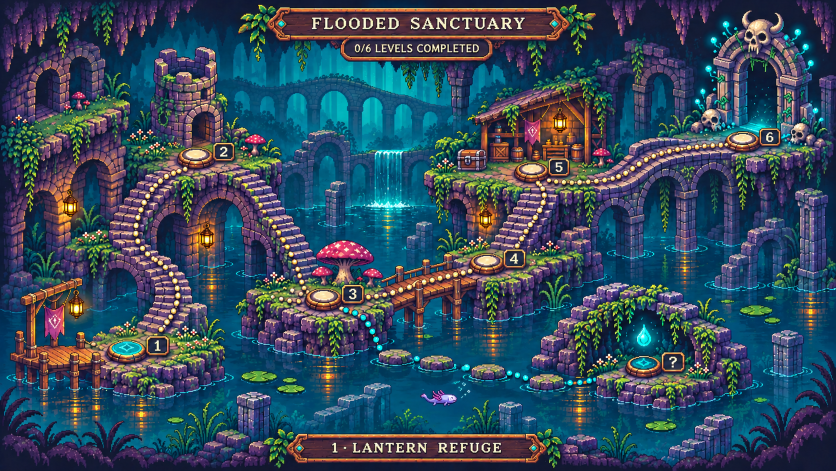
#> input picture art/source/maps/region1_flooded_sanctuary.png, 1672 x 941 px (shown at 1/2 size)
$ python make_region_map.py
#> lines starting #> are read from the running program, lines starting #| are printed output that depends on the picture
"""The creative lead's region map, reduced to the game's size by
process_art.py's method (a box average to 640 x 360, a palette snap with no
dither). The original stays unchanged in art/source/maps/.

  art/source/maps/region1_flooded_sanctuary.png -> game/assets/ui/region1_map.png

Usage: python3 tools/make_region_map.py
"""
import os

from PIL import Image

ROOT = os.path.join(os.path.dirname(__file__), "..")
SRC = os.path.join(ROOT, "art", "source", "maps", "region1_flooded_sanctuary.png")
OUT = os.path.join(ROOT, "game", "assets", "ui", "region1_map.png")

if __name__ == "__main__":
    im = Image.open(SRC).convert("RGB")
#> im is the input picture: PIL image 1672x941 RGB; mean R, G, B 53, 74.3, 92.4
    small = im.resize((640, 360), Image.BOX)
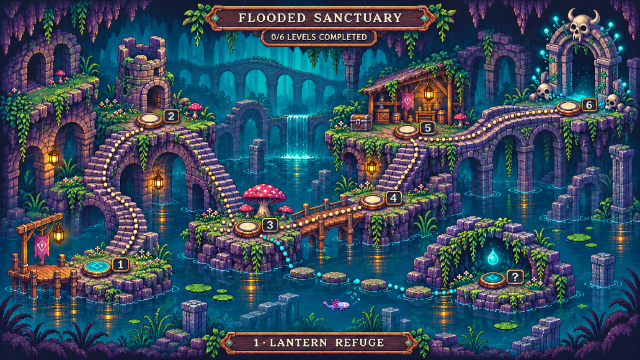
#> small: PIL image 640x360 RGB; mean R, G, B 53.1, 74.5, 92.6
    q = small.quantize(colors=128, method=Image.Quantize.MEDIANCUT, dither=Image.Dither.NONE).convert("RGB")
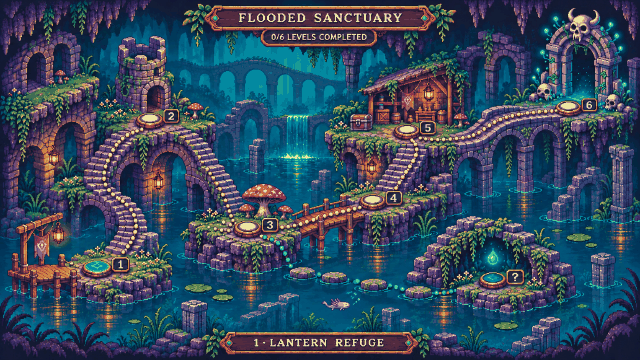
#> q: PIL image 640x360 RGB; mean R, G, B 52.7, 72.8, 93.5
    q.save(OUT)
    print("wrote", os.path.normpath(OUT), q.size)
#| wrote game/assets/ui/region1_map.png (640, 360)
